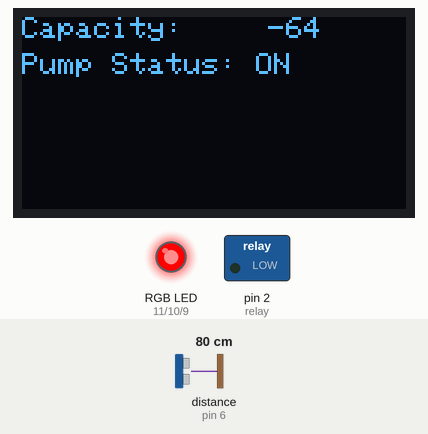
Bench run of a sketch on a simulated Arduino Uno, built with avr-gcc and run on an emulated ATmega328P. Shown: 128×64 one-colour display, switched loads named in the sketch (green lamp = pin HIGH), an RGB LED mixed from three pins (HIGH = lit). Wiring (inferred from the names in the program): ultrasonic range finder: trigger pin 7; echo pin 6. Inputs (shaded band) come from the test bench; at power-on: distance to the obstacle (sensor on pin 6) 80 cm. The echo pulse lasts 58.3 µs per cm; pins used as bus, display or sensor lines are not drawn; what the sketch prints to the serial monitor is not drawn.

Above: at 9.7 s.
9.8 s: distance to the obstacle (sensor on pin 6) set to 12 cm
At 12.2 s:
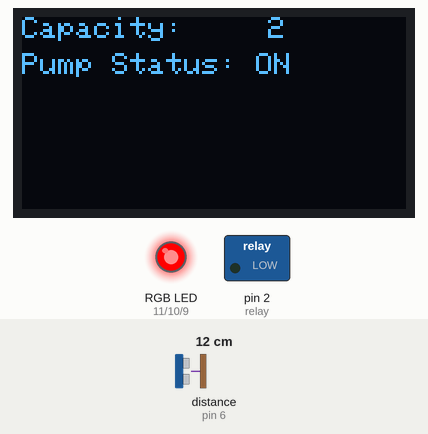
13.8 s: distance to the obstacle (sensor on pin 6) set to 9 cm
At 15.4 s:
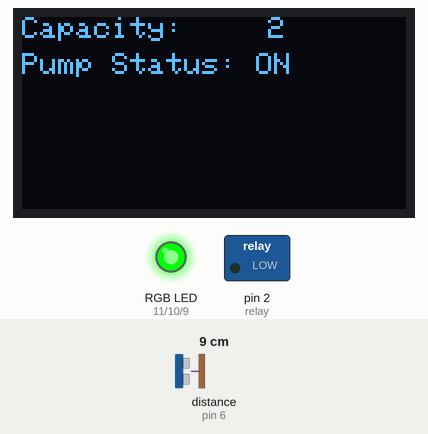
17.8 s: distance to the obstacle (sensor on pin 6) set to 5 cm
21.4 s: distance to the obstacle (sensor on pin 6) set to 2 cm
At 24.4 s:
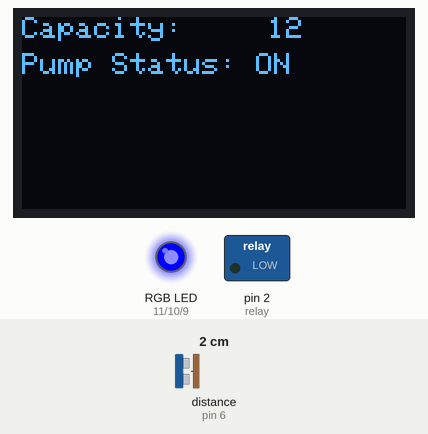
25.4 s: distance to the obstacle (sensor on pin 6) set to 4 cm
At 27.4 s:
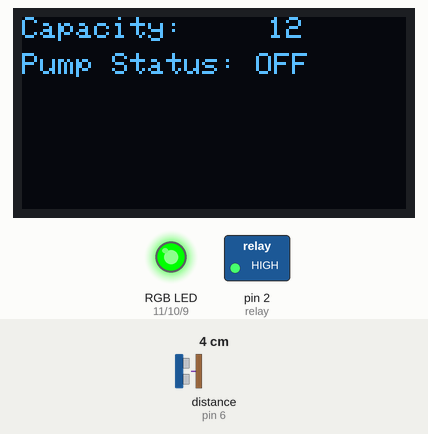
29.4 s: distance to the obstacle (sensor on pin 6) set to 18 cm
At 30.4 s:
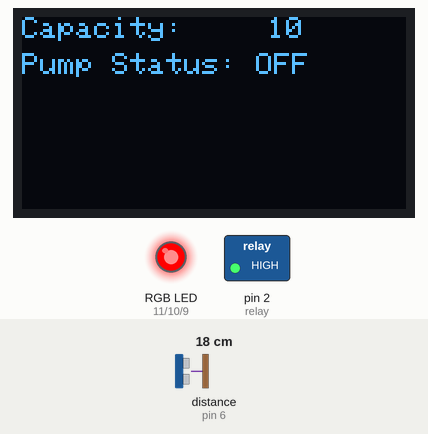
Timing chart, 0 to 33.0 s (numbered marks = the images above; inputs shaded):
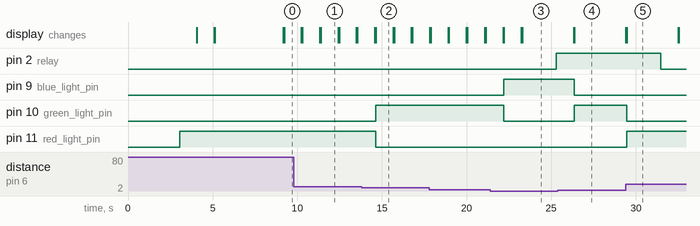

Measured:
- the behaviour switches between 11 and 10 cm on distance to the obstacle (sensor on pin 6) (found by bisection; images 1 and 2)
- the behaviour switches between 4 and 3 cm on distance to the obstacle (sensor on pin 6) (found by bisection; images 2 and 3)
- after the input at 13.8 s, pin 10 (green_light_pin): LOW → HIGH after 0.83 s; pin 11 (red_light_pin): HIGH → LOW after 0.83 s
- after the input at 21.4 s, pin 2 (relay): LOW → HIGH after 3.9 s; pin 9 (blue_light_pin): LOW → HIGH after 0.81 s; pin 10 (green_light_pin): HIGH → LOW after 0.81 s; the display: first differs from a run without the input after 1.9 s (image 3)
- after the input at 25.4 s, pin 9 (blue_light_pin): HIGH → LOW after 0.98 s; pin 10 (green_light_pin): LOW → HIGH after 0.98 s
- after the input at 29.4 s, pin 2 (relay): HIGH → LOW after 2.1 s; pin 10 (green_light_pin): HIGH → LOW after 0.06 s; pin 11 (red_light_pin): LOW → HIGH after 0.06 s
- what the display in image 1 shows lasts 1.0 s, from 11.4 s to 12.4 s

The sketch:

iLockitProject.ino
```cpp
//#include"display.h"
#include "rgb.h"
#include "ultrasonic.h"
#include "relay.h"
#include "pump_status.h"
#include "oled.h"

int max_level = 10;
int min_level = 4;
int level = 0;
char depth[3];
bool p_status = false;

void setup()
{

  Serial.begin(9600);
  Serial.println("ILockit initializing...");

  ultrasonic_init();
  rgb_init();
  relay_init();
  oled_init();

  Serial.println("ILockit initialization complete");
  delay(3000);

  level = calculate_distance();
  water_depth(level, depth);
  rgb_warning(level, min_level, max_level);

  clear_screen();

  oled_display(0, 2, 2, "M-shamba");
  delay(1000);
  clear_screen();

  oled_display(0, 3, 1, "starting level: ");
  oled_display(82, 3, 1, depth);
  delay(2000);
  clear_screen();

  Serial.print("starting level is ");
  Serial.print(depth);
  Serial.println(" cm");
  delay(1000);
}

void loop()
{
  Serial.println("Loop");
  //p_status = true;

  pump_status(level, max_level, min_level);

  level = calculate_distance();
  rgb_warning(level, min_level, max_level);
  water_depth(level, depth);

  Serial.print("distance is ");
  Serial.print(depth);
  Serial.println(" cm");
  delay(1000);
  Serial.print("END... ");
  level = calculate_distance();
}
```

oled.cpp
```cpp
#include <Wire.h>
#include <Adafruit_GFX.h>
#include <Adafruit_SSD1306.h>

#define SCREEN_WIDTH 128
#define SCREEN_HEIGHT 64
#define OLED_RESET 4		// Reset pin # (or -1 if sharing Arduino reset pin)
#define SCREEN_ADDRESS 0x3C ///< See datasheet for Address; 0x3D for 128x64, 0x3C for 128x32
Adafruit_SSD1306 display(SCREEN_WIDTH, SCREEN_HEIGHT, &Wire, OLED_RESET);

void oled_init(void)
{
	if (!display.begin(SSD1306_SWITCHCAPVCC, SCREEN_ADDRESS))
	{
		Serial.println(F("SSD1306 allocation failed"));
		for (;;)
			; // Don't proceed, loop forever
	}
	else{
		Serial.println(F("SSD1306 allocation Success"));
	}

	Serial.println("OLED Complete");
}

void oled_display(int X, int Y, int size, char text[20])
{
	display.setTextSize(size);
	display.setTextColor(WHITE);
	display.setCursor(X, Y);
	display.println(text);
	display.display();
}

void clear_screen(void)
{
	display.clearDisplay();
}
```

oled.h
```cpp
#pragma once

void oled_init(void);

void clear_screen(void);

void oled_display(int X, int Y, int size, char text[10]);
```

pump_status.cpp
```cpp
#include"Arduino.h"
#include"relay.h"
#include"ultrasonic.h"
#include"rgb.h"
#include"oled.h"

void pump_status(int level,int max_level, int min_level){
	if(level < min_level){
    while(level <= max_level){
      relay_on();
      level = calculate_distance();
      rgb_warning(level, min_level, max_level);

      char depth[20];

      water_depth(level, depth);
      oled_display(0,0,1,"Capacity: ");
      oled_display(82,0,1, depth);
      oled_display(0,12,1,"Pump Status: ON");
      clear_screen();
      Serial.print("level is ");
      Serial.print(depth);
      Serial.println(" cm, pump on");
    }
	}
	else{
      relay_off();
      level = calculate_distance();
      rgb_warning(level, min_level, max_level);

      char depth[20];

      water_depth(level, depth);
      oled_display(0,0,1,"Capacity: ");
      oled_display(82,0,1, depth);
      oled_display(0,12,1,"Pump Status: OFF");
      clear_screen();

      Serial.print("local level is ");
      Serial.print(depth);
      Serial.println(" cm, pump off");
    }

    clear_screen();
}
```

pump_status.h
```cpp
#pragma once

void pump_status(int level, int max_level, int min_level);
```

relay.cpp
```cpp
#include"Arduino.h"

const int relay = 2;

void relay_init(void){
	pinMode(relay, OUTPUT);
	// Serial.println("Relay Complete");
}

void relay_off(void){
	digitalWrite(relay, HIGH);
}

void relay_on(void){
	digitalWrite(relay, LOW);
}
```

relay.h
```cpp
/*using the normally open relay switch*/

#pragma once

void relay_init(void);

void relay_on(void);

void relay_off(void);
```

rgb.cpp
```cpp
#include"Arduino.h"

const int red_light_pin = 11;
const int green_light_pin = 10;
const int blue_light_pin = 9;

void rgb_init(void){
  pinMode(red_light_pin, OUTPUT);
  pinMode(green_light_pin, OUTPUT);
  pinMode(blue_light_pin, OUTPUT);
//   Serial.println("RGB Complete");
}

void rgb_disp(int red_light_value, int green_light_value, int blue_light_value){
  analogWrite(red_light_pin, red_light_value);
  analogWrite(green_light_pin, green_light_value);
  analogWrite(blue_light_pin, blue_light_value);
}

void rgb_warning(int distance, int min_level, int max_level){
	if(distance < min_level){
		rgb_disp(255,0,0);
    Serial.println("red light");
    delay(1000);
		/*printStringXY(0,0, "iLockit Limited");
		printStringXY(0,1, "Depth");
		printStringXY(0,2, "Water Level Low");
		printStringXY(0,3, "Pump ON");*/
	}
	else if((distance >= min_level) && (distance <= max_level)){
		rgb_disp(0,255,0);
    Serial.println("green light");
    delay(1000);
		/*printStringXY(0,0, "iLockit Limited");
        printStringXY(0,1, "Depth");
        printStringXY(0,2, "Water Level Safe");
        printStringXY(0,3, "Pump OFF");*/
     }
	else{
		rgb_disp(0,0,255);
    Serial.println("blue light");
    delay(1000);
		/*printStringXY(0,0, "iLockit Limited");
		printStringXY(0,1, "Depth");
		printStringXY(0,2, "Water Level High");
		printStringXY(0,3, "Pump OFF");*/
	}
}
```

rgb.h
```cpp
#pragma once

#include"Arduino.h"

void rgb_init(void);

void rgb_warning(int distance, int min_level, int max_level);

void rgb_disp(int red_light_value, int green_light_value, int blue_light_value);
```

ultrasonic.cpp
```cpp
#include<stdlib.h>
#include"Arduino.h"

const int trigPin = 7;
const int echoPin = 6;

void ultrasonic_init(void){
	pinMode(trigPin, OUTPUT);
	pinMode(echoPin, INPUT);
	// Serial.println("U Complete");
}

int calculate_distance(void){
	//clear trigPin
	digitalWrite(trigPin, LOW);
	delayMicroseconds(2);

	//set trigPin on high state for 10ms
	digitalWrite(trigPin, HIGH);
	delayMicroseconds(10);
	digitalWrite(trigPin, LOW);

	int pulseDuration = pulseIn(echoPin, HIGH);

	int distance = 14-(pulseDuration * 0.034 / 2);
  //14(min level + max level) is assumed as tank height.


	return distance;
}

void  water_depth(int distance, char depth[3]){
	itoa(distance, depth, 10);
}
```

ultrasonic.h
```cpp
#pragma once
#include "Arduino.h"

void ultrasonic_init(void);
int calculate_distance(void);
void water_depth(int distance,char depth[3]);
```
